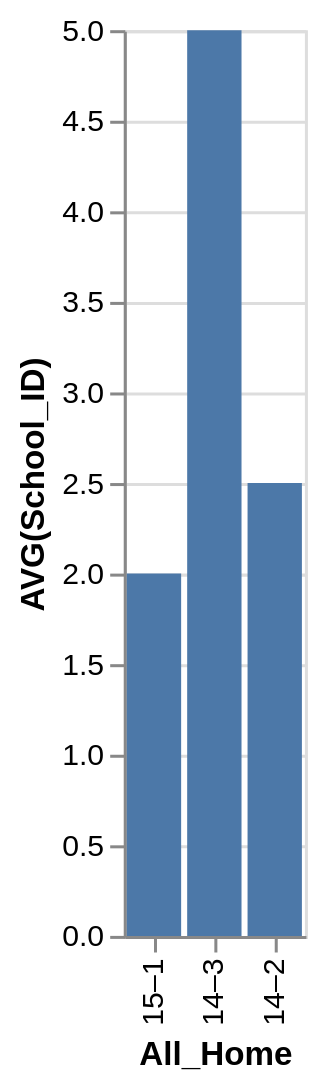

Vega-Lite specification stored for this chart:
### Vega-Lite specification from a JSON file in a GitHub repository (floating-point values rounded to 4 significant figures)
{"data": {"values": [{"x_data": "15–1", "y_data": 2}, {"x_data": "14–3", "y_data": 5}, {"x_data": "14–2", "y_data": 2.5}]}, "mark": "bar", "encoding": {"x": {"field": "x_data", "type": "nominal", "title": "All_Home", "sort": "descending"}, "y": {"field": "y_data", "type": "quantitative", "title": "AVG(School_ID)"}}}
